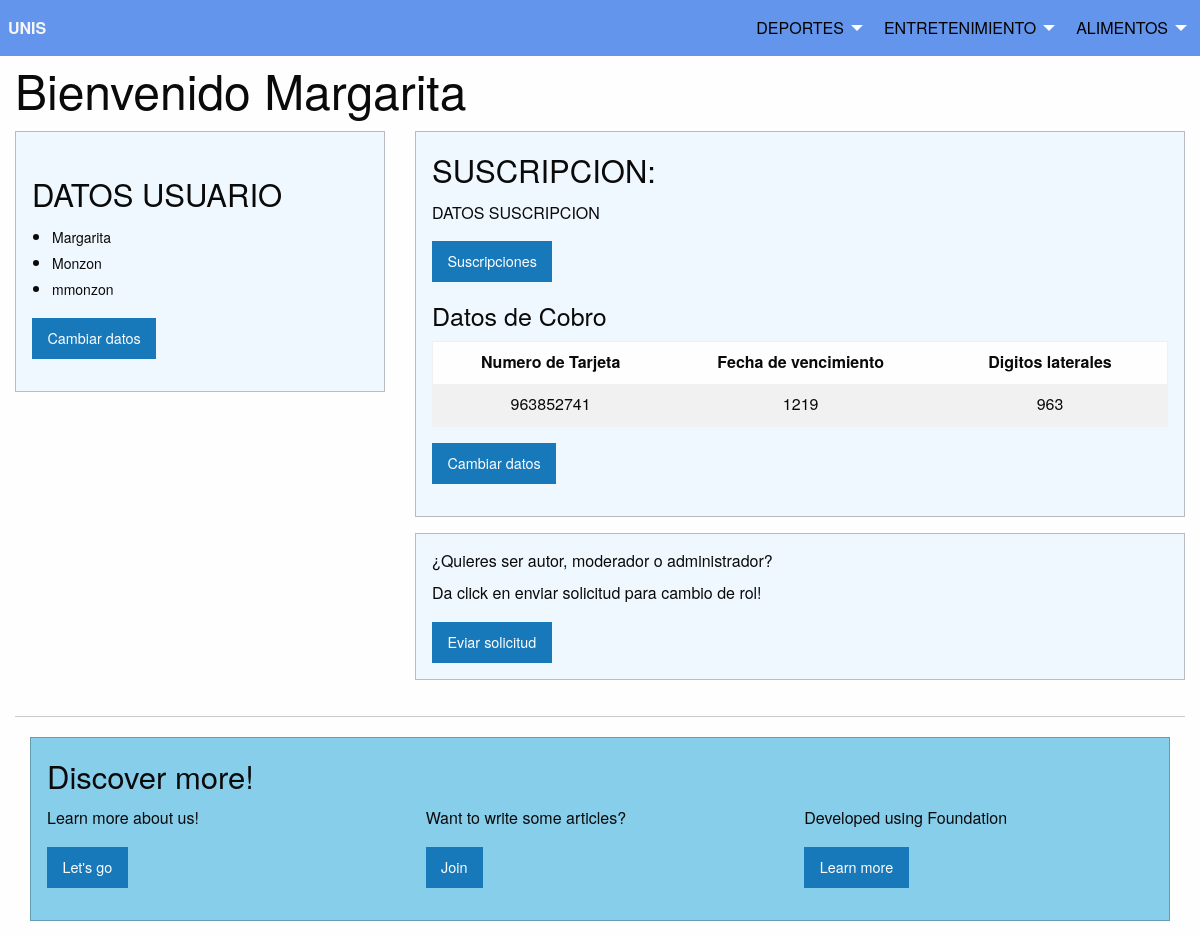
Screenshot of /revista/loggeado.php (signed in) with the database file from the repository.
### tables this page shows
CREATE TABLE `cobro` (
  `id` int(11) NOT NULL,
  `id_users` int(11) NOT NULL,
  `id_sus` int(11) NOT NULL,
  `tarjeta` int(11) NOT NULL,
  `vencimiento` int(11) NOT NULL,
  `atras` int(11) NOT NULL,
  `iniciosusc` datetime NOT NULL DEFAULT current_timestamp()
);

### revista/loggeado.php (the view, shortened to what this page needs)
<?php include('conexion.php'); ?>
<!DOCTYPE html>
<html lang="en" dir="ltr">
  <head>
    <link rel="stylesheet" href="css/foundation.css">
    <link rel="stylesheet" href="css/app.css">
  </head>
<header>
  <?php require_once('includes/navbar.php') ?>
</header>
  <body>
    <div class="grid-container">
    <div class="grid-x grid-padding-x">
      <div class="large-12 cell">
        <?php if (isset($_SESSION['users'])) { ?>
          <div class="logged_in_info">
          <h1><span>Bienvenido <?php echo $_SESSION['users']['nombre'] ?></span></h1>
          </div>
        <?php }else{ ?>
          <h1>Bienvenido</h1>
          <?php } ?>
      </div>
      <div class="large-4 cell">
        <div class="callout">
          <h3>DATOS USUARIO</h3>
          <form class="" action="index.html" method="post">
          <ul>
            <li>
              <label for="nombre"><?php echo $_SESSION['users']['nombre'] ?></label>
            </li>
            <li>
              <label for="nombre"><?php echo $_SESSION['users']['apellido'] ?></label>
            </li>
            <li>
              <label for="nombre"><?php echo $_SESSION['users']['username'] ?></label>
            </li>
          </ul>
          <a href="updatedata.php?id=<?php echo $_SESSION['users']['id'] ?>" class="button">Cambiar datos</a>
        </form>
      </div>
    </div>
    <div class="large-8 cell">
      <div class="callout">
        <h3>SUSCRIPCION:</h3>
        <p>DATOS SUSCRIPCION</p>
        <a href="suscripcion.php?id=<?php echo $_SESSION['users']['id'] ?>" class="button">Suscripciones</a>
        <h4>Datos de Cobro</h4>
       <div class="large-12">
       <table align="center" cellpadding="1" cellspacing="1">
           <tr>
            <td width="100" align="center"><strong>Numero de Tarjeta</strong></td>
            <td width="100" align="center"><strong>Fecha de vencimiento</strong></td>
            <td width="100" align="center"><strong>Digitos laterales</strong></td>
       </tr>
    <?php
    $id = $_SESSION['users']['id'];
    $sql = "SELECT tarjeta, vencimiento, atras FROM cobro WHERE id_users = '$id'";
       $result = mysqli_query($conexion, $sql);
       if (mysqli_num_rows($result) > 0){
       while($row = mysqli_fetch_assoc($result))
       {
           ?>
           <tr>
               <td class="estilo-tabla" align="center"><?=$row['tarjeta']?></td>
               <td class="estilo-tabla" align="center"><?=$row['vencimiento']?></td>
               <td class="estilo-tabla" align="center"><?=$row['atras']?></td>
           </tr>
           <?php
       }
      } else
      {
        echo "0 resultados";
      }
    ?>
    </table>
        <a href="updatecobro.php?id=<?php echo $_SESSION['users']['id'] ?>" class="button">Cambiar datos</a>
      </div>
    </div>
    <div class="large-12 cell">
      <div class="callout">
      <h6>¿Quieres ser autor, moderador o administrador?</h6>
      <p>Da click en enviar solicitud para cambio de rol!</p>
      <button type="submit" name="button" class="button">Eviar solicitud</button>
      </div>
    </div>
    </div>
  </div>
  </body>
  <footer>
  	<?php require_once('includes/footer.php') ?>
  </footer>
</html>

### rows the page displays
cobro: tarjeta "963852741", vencimiento "1219", atras "963"

### other values shown
$_SESSION['users']['nombre'] "Margarita"
$_SESSION['users']['apellido'] "Monzon"
$_SESSION['users']['username'] "mmonzon"
